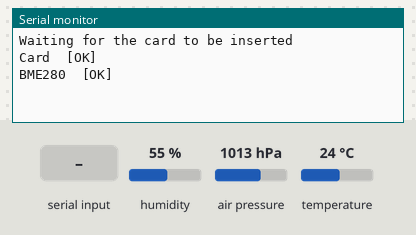
Recording of a sketch running on a simulated Arduino Uno, built with avr-gcc and run on an emulated ATmega328P. On the bench: the last lines printed to the serial monitor. The inputs (shaded band) are chosen by the test bench; at power-on: humidity 55 %, air pressure 1013 hPa, temperature 24 °C. The local clock reads 2024-03-15 10:24:30 at power-on unless the sketch sets it; storage starts empty.

Above: at 2.2 s.
2.3 s: "time" received over Serial
At 3.9 s:
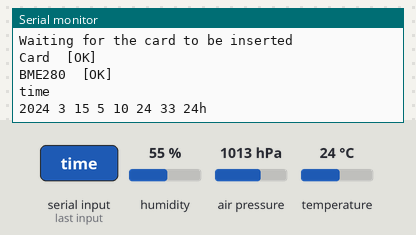
4.8 s: "bme" received over Serial
At 6.6 s:
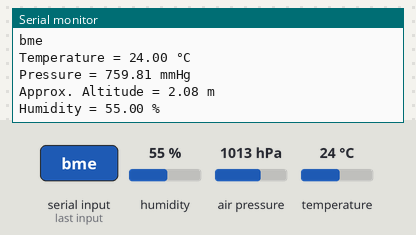
7.3 s: "h" received over Serial
At 9.6 s:
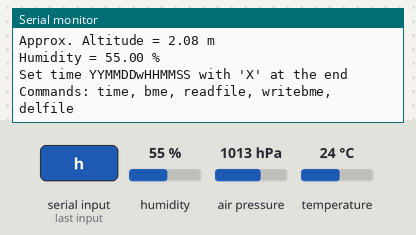
9.9 s: "readfile" received over Serial
At 12.1 s:
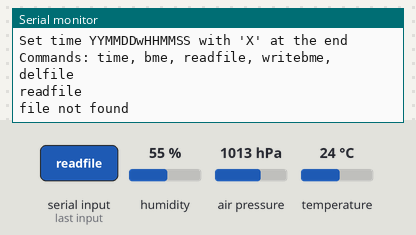
12.4 s: "writebme" received over Serial
At 14.1 s:
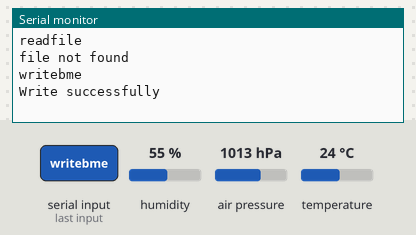
14.9 s: "delfile" received over Serial
At 16.3 s:
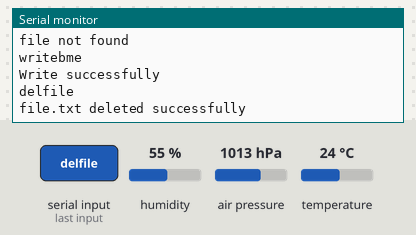

Measured:
- after the input at 2.3 s, the serial monitor: prints a new line after 1.0 s (image 1)
- after the input at 4.8 s, the serial monitor: prints a new line after 1.0 s (image 2)
- after the input at 7.3 s, the serial monitor: prints a new line after 1.1 s (image 3)
- after the input at 9.9 s, the serial monitor: prints a new line after 1.0 s (image 4)
- after the input at 12.4 s, the serial monitor: prints a new line after 1.0 s (image 5)
- after the input at 14.9 s, the serial monitor: prints a new line after 1.1 s (image 6)

The sketch:

sketch_sdtest_nano.ino
```cpp
/*  SD card attached to SPI bus as follows:  _____________
 ** MOSI - pin 11                           |8            |
 ** MISO - pin 12                           |...          |
 ** CLK - pin 13                            |1            |
 ** CS - pin 10 (SD: SDCARD_SS_PIN)          \9___________|
9 NC, 1 SS/CS, 2 MOSI, 3 GND, 4 VCC (3.3v), 5 CLK/SCK, 6 GND, 7 MISO, 8 NC */

#include <SPI.h>      // Подключаем библиотеку для работы с шиной SPI
#include <SD.h>       //библиотека для работы с SD картой
#include <Arduino.h>  // бибилотека ардуино
#include <Wire.h>     //библиотека контактов
#include <DS3231.h>           // часовая библиотека обязательна wire
#include <Adafruit_Sensor.h>  // Подключаем библиотеку Adafruit_Sensor
#include <Adafruit_BME280.h>  // Подключаем библиотеку Adafruit_BME280

#define SEALEVELPRESSURE_HPA (1013.25)  // Задаем высоту

#define TORR (1.33322) // float torr = 1.33322 1гПа = 101325 / 76000 mmHg

unsigned long timing; // Переменная для хранения точки отсчета

Adafruit_BME280 bme;

DS3231 Clock;
boolean Century = false;
bool h12;
bool PM;

File myFile;
void delFile();
void readFile();
void writingBmeDataToFile();

void getTimetoSerial() {
  Serial.print((char *) "2");
  if (Century) {      // Won't need this for 89 years.
    Serial.print((char *) "1");
  } else {
    Serial.print((char *) "0");
  }
  Serial.print(Clock.getYear(), DEC);
  Serial.print(' ');
  // then the month
  Serial.print(Clock.getMonth(Century), DEC);
  Serial.print(' ');
  // then the date
  Serial.print(Clock.getDate(), DEC);
  Serial.print(' ');
  // and the day of the week
  Serial.print(Clock.getDoW(), DEC);
  Serial.print(' ');
  // Finally the hour, minute, and second
  Serial.print(Clock.getHour(h12, PM), DEC);
  Serial.print(' ');
  Serial.print(Clock.getMinute(), DEC);
  Serial.print(' ');
  Serial.print(Clock.getSecond(), DEC);
  // Add AM/PM indicator
  if (h12) {
    if (PM) {
      Serial.print((char *) " PM ");
    } else {
      Serial.print((char *) " AM ");
    }
  } else {
    Serial.println((char *) " 24h");
  }
//  // Display the temperature
//  Serial.print((char *) "T=");
//  Serial.print(Clock.getTemperature(), 2);
//  // Tell whether the time is (likely to be) valid
//  if (Clock.oscillatorCheck()) {
//    Serial.println((char *) " O+");
//  } else {
//    Serial.println((char *) " O-");
//  }
}


void setupClock(String& InString) {
  // Call this if you notice something coming in on
  // the serial port. The stuff coming in should be in
  // the order YYMMDDwHHMMSS, with an 'X' at the end.
  byte Year;
  byte Month;
  byte Date;
  byte DoW;
  byte Hour;
  byte Minute;
  byte Second;

  byte Temp1, Temp2;

  // Read Year first
  Temp1 = (byte)InString[0] -48;
  Temp2 = (byte)InString[1] -48;
  Year = Temp1*10 + Temp2;
  // now month
  Temp1 = (byte)InString[2] -48;
  Temp2 = (byte)InString[3] -48;
  Month = Temp1*10 + Temp2;
  // now date
  Temp1 = (byte)InString[4] -48;
  Temp2 = (byte)InString[5] -48;
  Date = Temp1*10 + Temp2;
  // now Day of Week
  DoW = (byte)InString[6] - 48;
  // now Hour
  Temp1 = (byte)InString[7] -48;
  Temp2 = (byte)InString[8] -48;
  Hour = Temp1*10 + Temp2;
  // now Minute
  Temp1 = (byte)InString[9] -48;
  Temp2 = (byte)InString[10] -48;
  Minute = Temp1*10 + Temp2;
  // now Second
  Temp1 = (byte)InString[11] -48;
  Temp2 = (byte)InString[12] -48;
  Second = Temp1*10 + Temp2;

  Clock.setClockMode(false);  // set to 24h; set to 12h (true)
  Clock.setYear(Year);
  Clock.setMonth(Month);
  Clock.setDate(Date);
  Clock.setDoW(DoW);
  Clock.setHour(Hour);
  Clock.setMinute(Minute);
  Clock.setSecond(Second);
}


void readSerialStream() {
  String InSerialString;
//  String InString;
  if (Serial.available()) {
    InSerialString = Serial.readString();
    if (InSerialString == "time") {
      Serial.println(InSerialString);
      getTimetoSerial();  //Вывод в последовательный порт данных с датчика DS3231
      Serial.println();
    }
    else if (InSerialString[13] == 'X') {
      Serial.println(InSerialString);
      setupClock(InSerialString);
      Serial.println();
    }
    else if (InSerialString == "bme") {
      Serial.println(InSerialString);
      bmeSerial();  //Вывод в последовательный порт данных с датчика BME280
      Serial.println();
    }
    else if (InSerialString == "h" || InSerialString == "help") {
      Serial.println((char *) "Set time YYMMDDwHHMMSS with 'X' at the end");
      Serial.println((char *) "Commands: time, bme, readfile, writebme, delfile");
      Serial.println();
    }
    else if (InSerialString == "readfile") {
      Serial.println(InSerialString);
      readFile();  //Выводим содержимое файла в последовательный порт
      Serial.println();
    }
    else if (InSerialString == "writebme") {
      Serial.println(InSerialString);
      writingBmeDataToFile();  //Выводим содержимое файла в последовательный порт
      Serial.println((char *) "Write successfully\n");
    }
    else if (InSerialString == "delfile") {
      Serial.println(InSerialString);
      delFile();  //Удаление файла file.txt
    }
  }
}

void readFile() {
  if (SD.begin()) {
    myFile = SD.open("file.txt");  // Открываем файл для чтения
    if (!myFile) {                                  // если файл file.txt не найден
      Serial.println((char *) "file not found");             // выводим текст в монитор последовательного порта,
    } else {
      while(myFile.available()){
        Serial.write(myFile.read());  // выводим содержимое файла в последовательный порт
      }
      myFile.close();
    }
  }
}

void bmeSerial() {
  Serial.print((char *) "Temperature = ");                       // Печать текста
  Serial.print(bme.readTemperature());                  // Печать температуры
  Serial.print((char *) " °C\nPressure = ");                                 // Печать текста
//  Serial.print((char *) "Pressure = ");                            // Печать текста
  Serial.print((bme.readPressure() / 100.0F) / TORR); // Печать атмосферное давление
  Serial.print((char *) " mmHg\nApprox. Altitude = ");                               // Печать текста
//  Serial.print((char *) "Approx. Altitude = ");                    // Печать текста
  Serial.print(bme.readAltitude(SEALEVELPRESSURE_HPA)); // Вычисление высоты
  Serial.print((char *) " m\nHumidity = ");                                  // Печать текста
//  Serial.print((char *) "Humidity = ");                           // Печать текста
  Serial.print(bme.readHumidity());                     // Печать влажности
  Serial.println((char *) " %");                                  // Печать текста
}

void writingBmeDataToFile() {
  myFile = SD.open("file.txt", FILE_WRITE);
  if (myFile) {
    myFile.print(Clock.getDate(), DEC);  // записываем переменную в файл
    myFile.print('.');
    myFile.print(Clock.getMonth(Century), DEC);
    myFile.print(".2");
    if (Century) {      // Won't need this for 89 years.
      myFile.print("1");
    } else {
      myFile.print("0");
    }
    myFile.print(Clock.getYear(), DEC);
    myFile.print(' ');
    // Finally the hour, minute, and second
    myFile.print(Clock.getHour(h12, PM), DEC);
    myFile.print(':');
    myFile.print(Clock.getMinute(), DEC);
    myFile.print(':');
    myFile.print(Clock.getSecond(), DEC);
    myFile.print(';');
    myFile.print(bme.readTemperature());
    myFile.print(';');
    myFile.print(bme.readHumidity());
    myFile.print(';');
    myFile.print((bme.readPressure() / 100.0F) / TORR);
    myFile.print(';');
    myFile.println(bme.readAltitude(SEALEVELPRESSURE_HPA));
    myFile.close();  // close the file
  }
}

void delFile() {
  if (SD.exists("file.txt")) {
    SD.remove("file.txt");
    Serial.println((char *) "file.txt deleted successfully\n");
  }
}

void miTimer() {
  if (millis() - timing > 600000) {  // Запись каждые 5 минут = 300000
    timing = millis();
    writingBmeDataToFile();
    delay(1000);
  }
}


void setup() {
  Serial.begin(9600);  // инициализируем порт 9600 бод
  Wire.begin();        // Start the I2C interface
  Serial.println((char *) "Waiting for the card to be inserted");  // выводим текст в последовательный порт.
  delay(1000);               // ждем секунду, чтобы убедиться что карта вставлена полностью
  if (SD.begin(10)) {  // Проверяем, есть ли связь с картой и, если нет, то (CS_pin)
    Serial.println((char *) "Card\t[OK]");  // выводим текст в последовательный порт.
  } else {
    Serial.println((char *) "Card\t[FAIL]");
  }
  if (bme.begin(0x76)) {  // Инициализация датчика BME280
    Serial.println((char *) "BME280\t[OK]");
  } else {
    Serial.println((char *) "BME280\t[FAIL]");  // Печать сообщения об ошибки
  }
  if (Clock.getYear() == 0) {
    Serial.println((char *) "Set time, see 'h'");
  }
}


void loop() {
  readSerialStream();  // Для отладки, можно отключить для финального проекта
  miTimer();
  delay(100);
}
```
